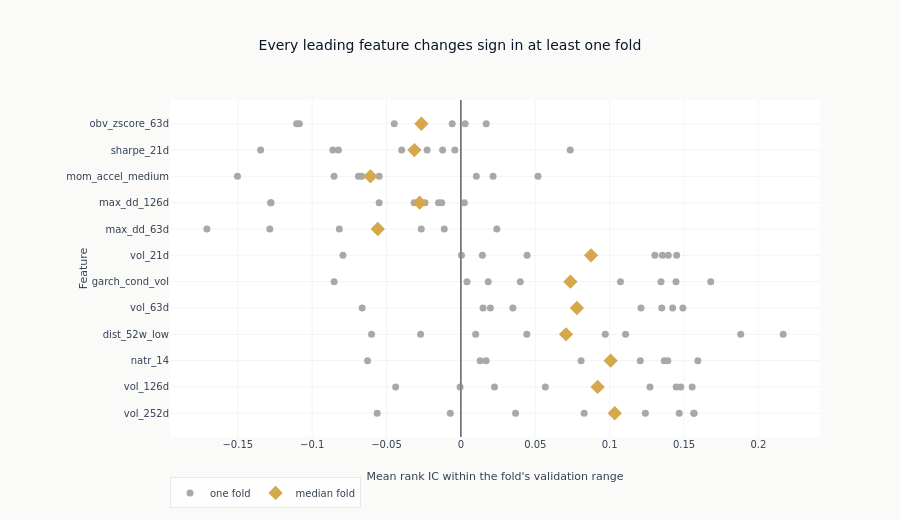

Notebook cell for this chart:
### Markdown cell above
### The same association, fold by fold

Each row is one feature and each dot is its average IC inside one fold's validation
range. The amber diamond is the median of those folds. A feature whose dots sit on one
side of zero behaved the same way in every period; one whose dots straddle zero did not,
whatever its overall average says.

### Code cell
FOLDS_SHOWN = 12
fold_features = [f for f in eval_summary["feature"].to_list() if f in fold_stats][:FOLDS_SHOWN]
fig = go.Figure()
for feat in fold_features:
    per_fold = per_fold_mean_ics(feat)
    first = feat == fold_features[0]
    fig.add_trace(
        go.Scatter(
            x=per_fold,
            y=[feat] * len(per_fold),
            mode="markers",
            marker=dict(color=GRAY_FILLS["muted"], size=7),
            name="one fold",
            legendgroup="fold",
            showlegend=first,
        )
    )
    fig.add_trace(
        go.Scatter(
            x=[fold_stats[feat]["median_fold_ic"]],
            y=[feat],
            mode="markers",
            marker=dict(color=COLORS["amber"], size=11, symbol="diamond"),
            name="median fold",
            legendgroup="median",
            showlegend=first,
        )
    )
fig.add_vline(x=0, line=dict(color=GRAY_FILLS["border"], width=1))
fig.update_layout(
    template="ml4t",
    height=520,
    width=900,
    title_text="Every leading feature changes sign in at least one fold",
    xaxis_title="Mean rank IC within the fold's validation range",
    yaxis_title="Feature",
    legend=dict(orientation="h", y=-0.12),
    margin=dict(l=170),
)
style.show_plotly_with_alt(
    fig,
    "One row per leading feature, with a grey dot for each fold's mean rank IC and an amber "
    "diamond at the median fold. Every row has dots on both sides of the zero line, so each "
    "feature changes sign in at least one fold, and the spread within a feature is wider than "
    "the gap between features.",
)

### Figure 1 — Plotly figure (JSON) as saved in the notebook; plotly's stock layout.template omitted (floating-point values rounded to 4 significant figures)
{"data": [{"legendgroup": "fold", "marker": {"color": "#a8a8a8", "size": 7}, "mode": "markers", "name": "one fold", "showlegend": true, "type": "scatter", "x": [0.03677, -0.007112, 0.08287, 0.1468, 0.124, -0.05625, 0.1568, 0.1565], "y": ["vol_252d", "vol_252d", "vol_252d", "vol_252d", "vol_252d", "vol_252d", "vol_252d", "vol_252d"]}, {"legendgroup": "median", "marker": {"color": "#D4A84B", "size": 11, "symbol": "diamond"}, "mode": "markers", "name": "median fold", "showlegend": true, "type": "scatter", "x": [0.1034], "y": ["vol_252d"]}, {"legendgroup": "fold", "marker": {"color": "#a8a8a8", "size": 7}, "mode": "markers", "name": "one fold", "showlegend": false, "type": "scatter", "x": [0.0226, -0.0005445, 0.05677, 0.1478, 0.1271, -0.04388, 0.1448, 0.1555], "y": ["vol_126d", "vol_126d", "vol_126d", "vol_126d", "vol_126d", "vol_126d", "vol_126d", "vol_126d"]}, {"legendgroup": "median", "marker": {"color": "#D4A84B", "size": 11, "symbol": "diamond"}, "mode": "markers", "name": "median fold", "showlegend": false, "type": "scatter", "x": [0.09194], "y": ["vol_126d"]}, {"legendgroup": "fold", "marker": {"color": "#a8a8a8", "size": 7}, "mode": "markers", "name": "one fold", "showlegend": false, "type": "scatter", "x": [0.01697, 0.01295, 0.0808, 0.1391, 0.1367, -0.06275, 0.1206, 0.1593], "y": ["natr_14", "natr_14", "natr_14", "natr_14", "natr_14", "natr_14", "natr_14", "natr_14"]}, {"legendgroup": "median", "marker": {"color": "#D4A84B", "size": 11, "symbol": "diamond"}, "mode": "markers", "name": "median fold", "showlegend": false, "type": "scatter", "x": [0.1007], "y": ["natr_14"]}, {"legendgroup": "fold", "marker": {"color": "#a8a8a8", "size": 7}, "mode": "markers", "name": "one fold", "showlegend": false, "type": "scatter", "x": [-0.02711, 0.009928, 0.1107, 0.2166, 0.09705, -0.06008, 0.1881, 0.0443], "y": ["dist_52w_low", "dist_52w_low", "dist_52w_low", "dist_52w_low", "dist_52w_low", "dist_52w_low", "dist_52w_low", "dist_52w_low"]}, {"legendgroup": "median", "marker": {"color": "#D4A84B", "size": 11, "symbol": "diamond"}, "mode": "markers", "name": "median fold", "showlegend": false, "type": "scatter", "x": [0.07068], "y": ["dist_52w_low"]}, {"legendgroup": "fold", "marker": {"color": "#a8a8a8", "size": 7}, "mode": "markers", "name": "one fold", "showlegend": false, "type": "scatter", "x": [0.01487, 0.01982, 0.03493, 0.1351, 0.1211, -0.06638, 0.1424, 0.1492], "y": ["vol_63d", "vol_63d", "vol_63d", "vol_63d", "vol_63d", "vol_63d", "vol_63d", "vol_63d"]}, {"legendgroup": "median", "marker": {"color": "#D4A84B", "size": 11, "symbol": "diamond"}, "mode": "markers", "name": "median fold", "showlegend": false, "type": "scatter", "x": [0.078], "y": ["vol_63d"]}, {"legendgroup": "fold", "marker": {"color": "#a8a8a8", "size": 7}, "mode": "markers", "name": "one fold", "showlegend": false, "type": "scatter", "x": [0.01836, 0.004073, 0.03994, 0.1345, 0.1073, -0.08524, 0.168, 0.1446], "y": ["garch_cond_vol", "garch_cond_vol", "garch_cond_vol", "garch_cond_vol", "garch_cond_vol", "garch_cond_vol", "garch_cond_vol", "garch_cond_vol"]}, {"legendgroup": "median", "marker": {"color": "#D4A84B", "size": 11, "symbol": "diamond"}, "mode": "markers", "name": "median fold", "showlegend": false, "type": "scatter", "x": [0.07362], "y": ["garch_cond_vol"]}, {"legendgroup": "fold", "marker": {"color": "#a8a8a8", "size": 7}, "mode": "markers", "name": "one fold", "showlegend": false, "type": "scatter", "x": [0.01443, 0.000384, 0.04452, 0.1394, 0.1304, -0.07927, 0.1354, 0.1451], "y": ["vol_21d", "vol_21d", "vol_21d", "vol_21d", "vol_21d", "vol_21d", "vol_21d", "vol_21d"]}, {"legendgroup": "median", "marker": {"color": "#D4A84B", "size": 11, "symbol": "diamond"}, "mode": "markers", "name": "median fold", "showlegend": false, "type": "scatter", "x": [0.08747], "y": ["vol_21d"]}, {"legendgroup": "fold", "marker": {"color": "#a8a8a8", "size": 7}, "mode": "markers", "name": "one fold", "showlegend": false, "type": "scatter", "x": [-0.01118, -0.05682, -0.02664, -0.05495, -0.1285, 0.02415, -0.08176, -0.1708], "y": ["max_dd_63d", "max_dd_63d", "max_dd_63d", "max_dd_63d", "max_dd_63d", "max_dd_63d", "max_dd_63d", "max_dd_63d"]}, {"legendgroup": "median", "marker": {"color": "#D4A84B", "size": 11, "symbol": "diamond"}, "mode": "markers", "name": "median fold", "showlegend": false, "type": "scatter", "x": [-0.05588], "y": ["max_dd_63d"]}, {"legendgroup": "fold", "marker": {"color": "#a8a8a8", "size": 7}, "mode": "markers", "name": "one fold", "showlegend": false, "type": "scatter", "x": [-0.03141, -0.01503, 0.002323, -0.02411, -0.1279, -0.01287, -0.05497, -0.1277], "y": ["max_dd_126d", "max_dd_126d", "max_dd_126d", "max_dd_126d", "max_dd_126d", "max_dd_126d", "max_dd_126d", "max_dd_126d"]}, {"legendgroup": "median", "marker": {"color": "#D4A84B", "size": 11, "symbol": "diamond"}, "mode": "markers", "name": "median fold", "showlegend": false, "type": "scatter", "x": [-0.02776], "y": ["max_dd_126d"]}, {"legendgroup": "fold", "marker": {"color": "#a8a8a8", "size": 7}, "mode": "markers", "name": "one fold", "showlegend": false, "type": "scatter", "x": [-0.06664, 0.0104, -0.05498, -0.1502, 0.02163, 0.05184, -0.06888, -0.08528], "y": ["mom_accel_medium", "mom_accel_medium", "mom_accel_medium", "mom_accel_medium", "mom_accel_medium", "mom_accel_medium", "mom_accel_medium", "mom_accel_medium"]}, {"legendgroup": "median", "marker": {"color": "#D4A84B", "size": 11, "symbol": "diamond"}, "mode": "markers", "name": "median fold", "showlegend": false, "type": "scatter", "x": [-0.06081], "y": ["mom_accel_medium"]}, {"legendgroup": "fold", "marker": {"color": "#a8a8a8", "size": 7}, "mode": "markers", "name": "one fold", "showlegend": false, "type": "scatter", "x": [-0.0123, -0.004078, -0.02272, 0.0735, -0.1347, -0.03978, -0.08607, -0.08233], "y": ["sharpe_21d", "sharpe_21d", "sharpe_21d", "sharpe_21d", "sharpe_21d", "sharpe_21d", "sharpe_21d", "sharpe_21d"]}, {"legendgroup": "median", "marker": {"color": "#D4A84B", "size": 11, "symbol": "diamond"}, "mode": "markers", "name": "median fold", "showlegend": false, "type": "scatter", "x": [-0.03125], "y": ["sharpe_21d"]}, {"legendgroup": "fold", "marker": {"color": "#a8a8a8", "size": 7}, "mode": "markers", "name": "one fold", "showlegend": false, "type": "scatter", "x": [-0.04481, 0.002895, -0.005848, 0.01704, -0.1086, -0.02659, -0.0265, -0.1105], "y": ["obv_zscore_63d", "obv_zscore_63d", "obv_zscore_63d", "obv_zscore_63d", "obv_zscore_63d", "obv_zscore_63d", "obv_zscore_63d", "obv_zscore_63d"]}, {"legendgroup": "median", "marker": {"color": "#D4A84B", "size": 11, "symbol": "diamond"}, "mode": "markers", "name": "median fold", "showlegend": false, "type": "scatter", "x": [-0.02654], "y": ["obv_zscore_63d"]}], "layout": {"height": 520, "legend": {"orientation": "h", "y": -0.12}, "margin": {"l": 170}, "shapes": [{"line": {"color": "#666666", "width": 1}, "type": "line", "x0": 0, "x1": 0, "xref": "x", "y0": 0, "y1": 1, "yref": "y domain"}], "title": {"text": "Every leading feature changes sign in at least one fold"}, "width": 900, "xaxis": {"title": {"text": "Mean rank IC within the fold's validation range"}}, "yaxis": {"title": {"text": "Feature"}}}}
